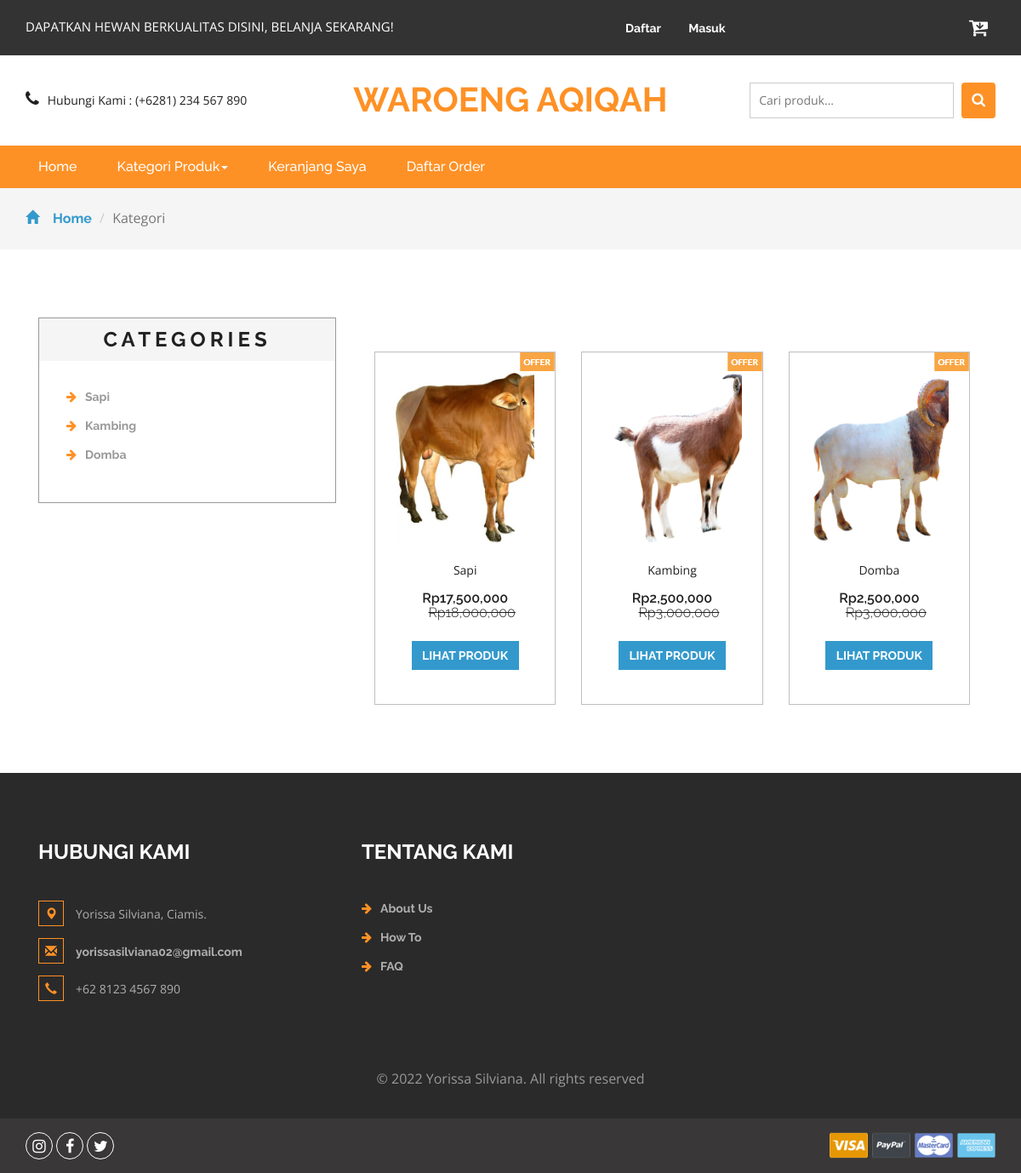
Screenshot of /search.php with the database file from the repository.
### tables this page shows
CREATE TABLE `kategori` (
  `idkategori` int(11) NOT NULL AUTO_INCREMENT,
  `namakategori` varchar(20) NOT NULL,
  `tgldibuat` timestamp NOT NULL DEFAULT current_timestamp(),
  PRIMARY KEY (`idkategori`)
);

CREATE TABLE `produk` (
  `idproduk` int(11) NOT NULL AUTO_INCREMENT,
  `idkategori` int(11) NOT NULL,
  `namaproduk` varchar(30) NOT NULL,
  `gambar` varchar(100) NOT NULL,
  `deskripsi` varchar(200) NOT NULL,
  `rate` int(11) NOT NULL,
  `hargabefore` int(11) NOT NULL,
  `hargaafter` int(11) NOT NULL,
  `tgldibuat` timestamp NOT NULL DEFAULT current_timestamp(),
  PRIMARY KEY (`idproduk`),
  KEY `idkategori` (`idkategori`),
  CONSTRAINT `idkategori` FOREIGN KEY (`idkategori`) REFERENCES `kategori` (`idkategori`) ON DELETE CASCADE ON UPDATE CASCADE
);

### search.php (the view, shortened to what this page needs)
<?php
include 'dbconnect.php';
$s = $_POST['Search'];
?>
<!DOCTYPE html>
<html>
<head>
<link href="css/bootstrap.css" rel="stylesheet" type="text/css" media="all" />
<link href="css/style.css" rel="stylesheet" type="text/css" media="all" />
<link href="css/font-awesome.css" rel="stylesheet">
</head>
<body>
	<div class="agileits_header">
		<div class="container">
			<div class="w3l_offers">
				<p>DAPATKAN HEWAN BERKUALITAS DISINI, BELANJA SEKARANG!</p>
			</div>
			<div class="agile-login">
				<ul>
				<?php
				if(!isset($_SESSION['log'])){
					echo '
					<li><a href="registered.php"> Daftar</a></li>
					<li><a href="login.php">Masuk</a></li>
					';
				}
				?>
				</ul>
			</div>
			<div class="product_list_header">
					<a href="cart.php"><button class="w3view-cart" type="submit" name="submit" value=""><i class="fa fa-cart-arrow-down" aria-hidden="true"></i></button>
					 </a>
			</div>
			<div class="clearfix"> </div>
		</div>
	</div>
	<div class="logo_products">
		<div class="container">
		<div class="w3ls_logo_products_left1">
				<ul class="phone_email">
					<li><i class="fa fa-phone" aria-hidden="true"></i>Hubungi Kami : (+6281) 234 567 890</li>
				</ul>
			</div>
			<div class="w3ls_logo_products_left">
				<h1><a href="index.php">Waroeng Aqiqah</a></h1>
			</div>
		<div class="w3l_search">
			<form action="search.php" method="post">
				<input type="search" name="Search" placeholder="Cari produk...">
				<button type="submit" class="btn btn-default search" aria-label="Left Align">
					<i class="fa fa-search" aria-hidden="true"> </i>
				</button>
			</form>
		</div>
			<div class="clearfix"> </div>
		</div>
	</div>
	<div class="navigation-agileits">
		<div class="container">
			<nav class="navbar navbar-default">
							<div class="collapse navbar-collapse" id="bs-megadropdown-tabs">
								<ul class="nav navbar-nav">
									<li class="active"><a href="index.php" class="act">Home</a></li>
									<li class="dropdown">
										<a href="#" class="dropdown-toggle" data-toggle="dropdown">Kategori Produk<b class="caret"></b></a>
									</li>
									<li><a href="cart.php">Keranjang Saya</a></li>
									<li><a href="konfirmasi.php">Daftar Order</a></li>
								</ul>
							</div>
							</nav>
			</div>
		</div>
	<div class="breadcrumbs">
		<div class="container">
			<ol class="breadcrumb breadcrumb1 animated wow slideInLeft" data-wow-delay=".5s">
				<li><a href="index.php"><span class="glyphicon glyphicon-home" aria-hidden="true"></span>Home</a></li>
				<li class="active">Kategori</li>
			</ol>
		</div>
	</div>
	<div class="products">
		<div class="container">
			<div class="col-md-4 products-left">
				<div class="categories">
					<h2>Categories</h2>
					<ul class="cate">
						<?php
														$kat=mysqli_query($conn,"SELECT * from kategori order by idkategori ASC");
														while($p=mysqli_fetch_array($kat)){
															?>
														<li><a href="kategori.php?idkategori=<?php echo $p['idkategori'] ?>"><i class="fa fa-arrow-right" aria-hidden="true"></i><?php echo $p['namakategori'] ?></a></li>
														<?php
																	}
														?>
					</ul>
				</div>
			</div>
			<div class="col-md-8 products-right">
				<div class="agile_top_brands_grids">
				<?php
					$brgs=mysqli_query($conn,"SELECT * from produk where namaproduk like '%$s%' or deskripsi like '%$s%' order by idproduk ASC");
					$x = mysqli_num_rows($brgs);
					if($x>0){
					while($p=mysqli_fetch_array($brgs)){
					?>
						<div class="col-md-4 top_brand_left">
						<div class="hover14 column">
							<div class="agile_top_brand_left_grid">
								<div class="agile_top_brand_left_grid_pos">
									<img src="images/offer.png" alt=" " class="img-responsive" />
								</div>
								<div class="agile_top_brand_left_grid1">
									<figure>
										<div class="snipcart-item block">
											<div class="snipcart-thumb">
												<a href="product.php?idproduk=<?php echo $p['idproduk'] ?>"><img src="<?php echo $p['gambar']?>" width="200px" height="200px"></a>
												<p><?php echo $p['namaproduk'] ?></p>
												<h4>Rp<?php echo number_format($p['hargaafter']) ?> <span>Rp<?php echo number_format($p['hargabefore']) ?></span></h4>
											</div>
											<div class="snipcart-details top_brand_home_details">
												<fieldset>
													<a href="product.php?idproduk=<?php echo $p['idproduk'] ?>"><input type="submit" class="button" value="Lihat Produk" /></a>
												</fieldset>
											</div>
										</div>
									</figure>
								</div>
							</div>
						</div>
					</div>
						<?php
							}
					} else {
						echo "Data tidak ditemukan, coba kata kunci lainnya";
					}
						?>
				</div>
			</div>
		</div>
	</div>
<div class="footer">
		<div class="container">
			<div class="w3_footer_grids">
				<div class="col-md-4 w3_footer_grid">
					<h3>Hubungi Kami</h3>
					<ul class="address">
						<li><i class="glyphicon glyphicon-map-marker" aria-hidden="true"></i>Yorissa Silviana, Ciamis.</li>
						<li><i class="glyphicon glyphicon-envelope" aria-hidden="true"></i><a href="mailto:info@email">yorissasilviana02@gmail.com</a></li>
						<li><i class="glyphicon glyphicon-earphone" aria-hidden="true"></i>+62 8123 4567 890</li>
					</ul>
				</div>
				<div class="col-md-3 w3_footer_grid">
					<h3>Tentang Kami</h3>
					<ul class="info">
						<li><i class="fa fa-arrow-right" aria-hidden="true"></i><a href="about.html">About Us</a></li>
						<li><i class="fa fa-arrow-right" aria-hidden="true"></i><a href="about.html">How To</a></li>
						<li><i class="fa fa-arrow-right" aria-hidden="true"></i><a href="about.html">FAQ</a></li>
					</ul>
				</div>
				<div class="clearfix"> </div>
			</div>
		</div>
		<div class="footer-copy">
			<div class="container">
				<p>© 2022 Yorissa Silviana. All rights reserved</p>
			</div>
		</div>
	</div>
	<div class="footer-botm">
			<div class="container">
				<div class="w3layouts-foot">
					<ul>
						<li><a href="#" class="w3_agile_instagram"><i class="fa fa-instagram" aria-hidden="true"></i></a></li>
						<li><a href="#" class="w3_agile_facebook"><i class="fa fa-facebook" aria-hidden="true"></i></a></li>
						<li><a href="#" class="agile_twitter"><i class="fa fa-twitter" aria-hidden="true"></i></a></li>
					</ul>
				</div>
				<div class="payment-w3ls">
					<img src="images/card.png" alt=" " class="img-responsive">
				</div>
				<div class="clearfix"> </div>
			</div>
		</div>
<link href="css/skdslider.css" rel="stylesheet">
</body>
</html>

### rows the page displays
kategori: namakategori "Sapi"
kategori: namakategori "Kambing"
kategori: namakategori "Domba"
produk: gambar (picture), namaproduk "Sapi", hargaafter "17,500,000", hargabefore "18,000,000"
produk: gambar (picture), namaproduk "Kambing", hargaafter "2,500,000", hargabefore "3,000,000"
produk: gambar (picture), namaproduk "Domba", hargaafter "2,500,000", hargabefore "3,000,000"
